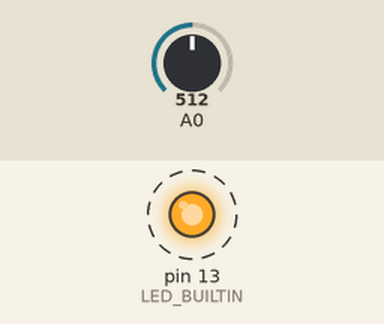
Recording of a sketch running on a simulated Arduino Uno, built with avr-gcc and run on an emulated ATmega328P. Parts: output pins drawn as LEDs (lit = HIGH). Dashed ring = blinking. The test bench sets the inputs (shaded band); at power-on: A0 = 512. What the sketch prints to the serial monitor is not drawn.

Above: at 0.4 s.
Timing chart, 0 to 4.6 s (numbered marks = the images above):
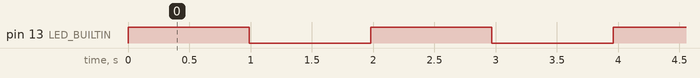

Measured:
- by itself, pin 13 (LED_BUILTIN): alternates HIGH for 0.99 s and LOW for 0.99 s

The sketch:

freertos.ino
```cpp
// 멀티태스킹 환경에서 Task 처리시간을 일관되게 유지하기 위한 용도로 사용
// 실시간(Real Time) 운영체제(Operating System)의 약자
#include <Arduino_FreeRTOS.h>

/*-----------------------------------------------------------*/

void vTaskBlink( void * pvParameters );
void vTaskAnalogRead( void * pvParameters );

/*-----------------------------------------------------------*/

void setup( void )
{
    /* Initialize the serial port. */
    Serial.begin( 9600 );

    /* Create our tasks. */
    xTaskCreate(
        vTaskBlink,                 /* Pointer to the Task implementation. */
        "Blink",                    /* Internal name of the task. */
        configMINIMAL_STACK_SIZE,   /* Wanted task stack size. */
        NULL,                       /* Task parameter (optional). */
        1,                          /* Task priority. */
        NULL                        /* Task handle (optional). */
    );

    xTaskCreate( vTaskAnalogRead, "Analog", configMINIMAL_STACK_SIZE, NULL, 1, NULL );

    /* Start the kernel sheduler. */
    vTaskStartScheduler();
}
/*-----------------------------------------------------------*/

void loop( void )
{
    /* The Arduino loop function is used as the idle hook. In FreeRTOSConfig.h
    configUSE_IDLE_HOOK must be set because there are (serial) events that were
    processed in the backround of the Arduino core implementation of loop(). */
}
/*-----------------------------------------------------------*/

void vTaskBlink( void * pvParameters )
{
    /* Initialize the built in LED. */
    pinMode( LED_BUILTIN, OUTPUT );

    /* Keep the compiler happy because pvParameters is not used here. */
    ( void ) pvParameters;

    for( ;; )
    {
        /* Toggle the built in LED. */
        digitalWrite( LED_BUILTIN, digitalRead( LED_BUILTIN ) ^ 1 );

        /* Delay the task 1000ms to create a 1Hz blinking. */
        vTaskDelay( 1000 / portTICK_PERIOD_MS );
    }
}
/*-----------------------------------------------------------*/

void vTaskAnalogRead( void * pvParameters )
{
    int16_t sAnalogValue;

    /* Keep the compiler happy because pvParameters is not used here. */
    ( void ) pvParameters;

    for( ;; )
    {
        /* Read the analog value from A0 print it out. */
        sAnalogValue = analogRead( A0 );
        Serial.println( sAnalogValue );

        /* Short delay for stability. */
        vTaskDelay( 1 );
    }
}
```
